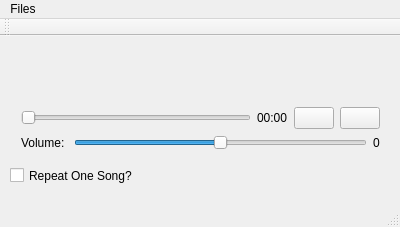
<?xml version="1.0" encoding="UTF-8"?>
<ui version="4.0">
 <class>MainWindow</class>
 <widget class="QMainWindow" name="MainWindow">
  <property name="geometry">
   <rect>
    <x>0</x>
    <y>0</y>
    <width>400</width>
    <height>227</height>
   </rect>
  </property>
  <property name="windowTitle">
   <string>Simple Song Player</string>
  </property>
  <widget class="QWidget" name="centralWidget">
   <widget class="QWidget" name="layoutWidget">
    <property name="geometry">
     <rect>
      <x>10</x>
      <y>10</y>
      <width>381</width>
      <height>115</height>
     </rect>
    </property>
    <layout class="QVBoxLayout" name="verticalLayout_2">
     <item>
      <widget class="QLabel" name="label_song_name">
       <property name="font">
        <font>
         <pointsize>20</pointsize>
        </font>
       </property>
       <property name="text">
        <string/>
       </property>
      </widget>
     </item>
     <item>
      <layout class="QVBoxLayout" name="verticalLayout">
       <item>
        <layout class="QHBoxLayout" name="horizontalLayout_4">
         <item>
          <layout class="QHBoxLayout" name="horizontalLayout_3">
           <item>
            <widget class="QSlider" name="horizontalSlider_song_position">
             <property name="orientation">
              <enum>Qt::Horizontal</enum>
             </property>
            </widget>
           </item>
           <item>
            <widget class="QLabel" name="label_show_time">
             <property name="text">
              <string>00:00</string>
             </property>
            </widget>
           </item>
          </layout>
         </item>
         <item>
          <layout class="QHBoxLayout" name="horizontalLayout">
           <item>
            <widget class="QPushButton" name="pushButton_play">
             <property name="font">
              <font>
               <kerning>false</kerning>
              </font>
             </property>
             <property name="focusPolicy">
              <enum>Qt::StrongFocus</enum>
             </property>
             <property name="contextMenuPolicy">
              <enum>Qt::DefaultContextMenu</enum>
             </property>
             <property name="text">
              <string/>
             </property>
             <property name="icon">
              <iconset resource="icon.qrc">
               <normaloff>:/new/prefix1/icon/1341298033_Play1Pressed.png</normaloff>:/new/prefix1/icon/1341298033_Play1Pressed.png</iconset>
             </property>
            </widget>
           </item>
           <item>
            <widget class="QPushButton" name="pushButton_stop">
             <property name="text">
              <string/>
             </property>
             <property name="icon">
              <iconset resource="icon.qrc">
               <normaloff>:/new/prefix1/icon/1345251931_button_cancel.png</normaloff>:/new/prefix1/icon/1345251931_button_cancel.png</iconset>
             </property>
            </widget>
           </item>
          </layout>
         </item>
        </layout>
       </item>
       <item>
        <layout class="QHBoxLayout" name="horizontalLayout_2">
         <item>
          <widget class="QLabel" name="label_volume">
           <property name="text">
            <string>Volume: </string>
           </property>
          </widget>
         </item>
         <item>
          <widget class="QSlider" name="horizontalSlider_sound">
           <property name="maximum">
            <number>100</number>
           </property>
           <property name="value">
            <number>50</number>
           </property>
           <property name="orientation">
            <enum>Qt::Horizontal</enum>
           </property>
          </widget>
         </item>
         <item>
          <widget class="QLabel" name="label__sound_volume">
           <property name="text">
            <string>0</string>
           </property>
          </widget>
         </item>
        </layout>
       </item>
      </layout>
     </item>
    </layout>
   </widget>
   <widget class="QCheckBox" name="checkBox_repeat_one_song">
    <property name="geometry">
     <rect>
      <x>10</x>
      <y>130</y>
      <width>131</width>
      <height>19</height>
     </rect>
    </property>
    <property name="text">
     <string>Repeat One Song?</string>
    </property>
   </widget>
  </widget>
  <widget class="QMenuBar" name="menuBar">
   <property name="geometry">
    <rect>
     <x>0</x>
     <y>0</y>
     <width>400</width>
     <height>25</height>
    </rect>
   </property>
   <widget class="QMenu" name="menuFiles">
    <property name="title">
     <string>Files</string>
    </property>
    <addaction name="actionLoad"/>
    <addaction name="actionExit"/>
   </widget>
   <addaction name="menuFiles"/>
  </widget>
  <widget class="QToolBar" name="mainToolBar">
   <attribute name="toolBarArea">
    <enum>TopToolBarArea</enum>
   </attribute>
   <attribute name="toolBarBreak">
    <bool>false</bool>
   </attribute>
  </widget>
  <widget class="QStatusBar" name="statusBar"/>
  <action name="actionExit">
   <property name="text">
    <string>Exit</string>
   </property>
  </action>
  <action name="actionLoad">
   <property name="text">
    <string>Load</string>
   </property>
  </action>
 </widget>
 <layoutdefault spacing="6" margin="11"/>
 <resources>
  <include location="icon.qrc"/>
 </resources>
 <connections>
  <connection>
   <sender>actionExit</sender>
   <signal>triggered()</signal>
   <receiver>MainWindow</receiver>
   <slot>close()</slot>
   <hints>
    <hint type="sourcelabel">
     <x>-1</x>
     <y>-1</y>
    </hint>
    <hint type="destinationlabel">
     <x>199</x>
     <y>149</y>
    </hint>
   </hints>
  </connection>
 </connections>
</ui>
